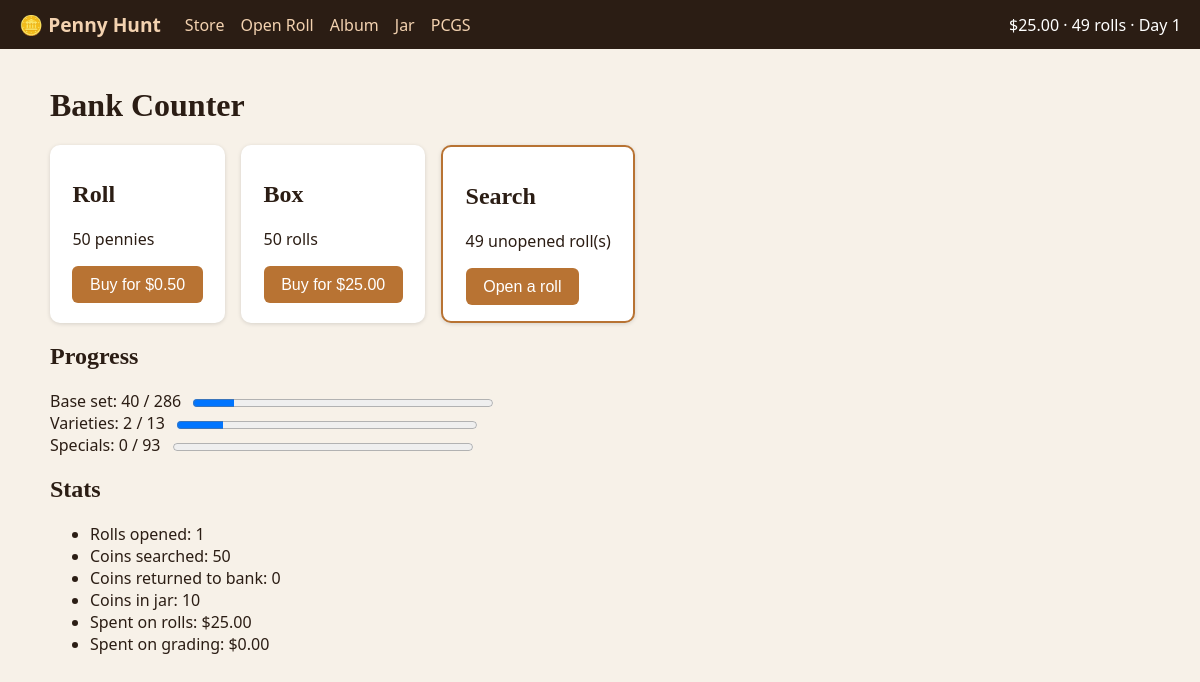
The page / on the database its author committed.
### tables this page shows
CREATE TABLE state (
    id                 INTEGER PRIMARY KEY CHECK (id = 1),
    balance_cents      INTEGER NOT NULL,
    unopened_rolls     INTEGER NOT NULL DEFAULT 0,
    business_day       INTEGER NOT NULL DEFAULT 0,   -- game clock for PCGS turnaround
    rolls_opened       INTEGER NOT NULL DEFAULT 0,
    coins_searched     INTEGER NOT NULL DEFAULT 0,
    coins_returned     INTEGER NOT NULL DEFAULT 0,
    total_spent_cents  INTEGER NOT NULL DEFAULT 0,
    grading_fees_cents INTEGER NOT NULL DEFAULT 0
);

### app.py (the view)
@app.get("/")
def home():
    slots = db.compute_slots(db.kept_coins())
    stats = {
        "base_have": sum(1 for b in CATALOG.base if b["key"] in slots),
        "base_total": len(CATALOG.base),
        "var_have": sum(1 for v in CATALOG.varieties if v["key"] in slots),
        "var_total": len(CATALOG.varieties),
        "spec_have": sum(1 for s in CATALOG.specials if s["key"] in slots),
        "spec_total": len(CATALOG.specials),
        "jar": len(db.jar_coins()),
    }
    return render_template("home.html", stats=stats)

### app.py (called while the page is built)
def money(cents):
    return f"${cents / 100:,.2f}"

@app.context_processor
def inject_globals():
    return {"state": db.get_state(), "cfg": config, "pending_count": len(db.pending_coins())}

### db.py (called while the page is built)
def get_db():
    if "db" not in g:
        g.db = sqlite3.connect(DB_PATH)
        g.db.row_factory = sqlite3.Row
    return g.db

def _dicts(rows):
    return [dict(r) for r in rows]

def get_state():
    return dict(get_db().execute("SELECT * FROM state WHERE id = 1").fetchone())

def pending_coins():
    return _dicts(get_db().execute("SELECT * FROM coins WHERE status='pending' ORDER BY id"))

def kept_coins():
    return _dicts(get_db().execute("SELECT * FROM coins WHERE status='kept' ORDER BY id"))

def best_sort_key(coin):
    grade = coin["official_grade"] if coin["official_grade"] is not None else coin["est_grade"]
    return (grade, 1 if coin["official_grade"] is not None else 0, -coin["id"])

def compute_slots(coins):
    slots = {}
    for c in coins:
        for slot in (c["catalog_key"], c["variety_key"]):
            if slot and (slot not in slots or best_sort_key(c) > best_sort_key(slots[slot])):
                slots[slot] = c
    return slots

def jar_coins():
    return _dicts(get_db().execute(
        "SELECT * FROM coins WHERE status='kept' AND in_book=0 ORDER BY catalog_key, id"))

### templates/home.html
{% extends "base.html" %}
{% block content %}
<h1>Bank Counter</h1>
<section class="cards">
  <div class="card">
    <h2>Roll</h2>
    <p>{{ cfg.ROLL_SIZE }} pennies</p>
    <form method="post" action="{{ url_for('buy', item='roll') }}">
      <button>Buy for {{ cfg.ROLL_PRICE_CENTS | money }}</button>
    </form>
  </div>
  <div class="card">
    <h2>Box</h2>
    <p>{{ cfg.BOX_ROLLS }} rolls</p>
    <form method="post" action="{{ url_for('buy', item='box') }}">
      <button>Buy for {{ cfg.BOX_PRICE_CENTS | money }}</button>
    </form>
  </div>
  <div class="card highlight">
    <h2>Search</h2>
    <p>{{ state.unopened_rolls }} unopened roll(s)</p>
    <form method="post" action="{{ url_for('open_roll') }}">
      <button {% if not state.unopened_rolls and not pending_count %}disabled{% endif %}>
        {% if pending_count %}Continue current roll{% else %}Open a roll{% endif %}
      </button>
    </form>
  </div>
</section>
<h2>Progress</h2>
<div class="stat">Base set: {{ stats.base_have }} / {{ stats.base_total }}
  <progress value="{{ stats.base_have }}" max="{{ stats.base_total }}"></progress></div>
<div class="stat">Varieties: {{ stats.var_have }} / {{ stats.var_total }}
  <progress value="{{ stats.var_have }}" max="{{ stats.var_total }}"></progress></div>
<div class="stat">Specials: {{ stats.spec_have }} / {{ stats.spec_total }}
  <progress value="{{ stats.spec_have }}" max="{{ stats.spec_total }}"></progress></div>
<h2>Stats</h2>
<ul class="stats">
  <li>Rolls opened: {{ state.rolls_opened }}</li>
  <li>Coins searched: {{ state.coins_searched }}</li>
  <li>Coins returned to bank: {{ state.coins_returned }}</li>
  <li>Coins in jar: {{ stats.jar }}</li>
  <li>Spent on rolls: {{ state.total_spent_cents | money }}</li>
  <li>Spent on grading: {{ state.grading_fees_cents | money }}</li>
</ul>
{% endblock %}

### templates/base.html (shortened to what this page needs)
<!doctype html>
<html lang="en">
<head>
  <link rel="stylesheet" href="{{ url_for('static', filename='style.css') }}">
</head>
<body>
  <header class="topbar">
    <a class="logo" href="{{ url_for('home') }}">🪙 Penny Hunt</a>
    <nav>
      <a href="{{ url_for('home') }}">Store</a>
      <a href="{{ url_for('open_page') }}">Open Roll{% if pending_count %} ({{ pending_count }}){% endif %}</a>
      <a href="{{ url_for('album') }}">Album</a>
      <a href="{{ url_for('jar') }}">Jar</a>
      <a href="{{ url_for('grading_page') }}">PCGS</a>
    </nav>
    <div class="wallet">
      <span id="balance">{{ state.balance_cents | money }}</span>
      · {{ state.unopened_rolls }} rolls · Day {{ state.business_day }}
    </div>
  </header>
  <main>
    {% block content %}{% endblock %}
  </main>
</body>
</html>

### static/style.css (style rules this page uses)
:root { --copper: #b87333; --dark: #2b1d14; --paper: #f7f1e8; --album: #1f3a2e; }
body { margin: 0; font-family: system-ui, sans-serif; background: var(--paper); color: var(--dark); }
main { max-width: 1100px; margin: 0 auto; padding: 1rem; }
h1, h2 { font-family: Georgia, serif; }
.topbar { display: flex; align-items: center; gap: 1.5rem; padding: .7rem 1.2rem; background: var(--dark); color: #fff; flex-wrap: wrap; }
.topbar a { color: #f3d2b0; text-decoration: none; }
.topbar nav { display: flex; gap: 1rem; }
.logo { font-weight: bold; font-size: 1.2rem; }
.wallet { margin-left: auto; }
button { background: var(--copper); color: #fff; border: 0; border-radius: 6px; padding: .6rem 1.1rem; font-size: 1rem; cursor: pointer; }
.cards { display: flex; gap: 1rem; flex-wrap: wrap; }
.card { background: #fff; padding: 1rem 1.4rem; border-radius: 10px; box-shadow: 0 1px 4px #0002; }
.card.highlight { border: 2px solid var(--copper); }
.stat progress { width: 300px; vertical-align: middle; margin-left: .5rem; }

### rows shown on the page
state: balance_cents "$25.00", unopened_rolls "49", business_day "1", rolls_opened "1", coins_searched "50", coins_returned "0", total_spent_cents "$25.00", grading_fees_cents "$0.00"

### other values the page prints
{{ cfg.ROLL_SIZE }} "50"
{{ cfg.ROLL_PRICE_CENTS | money }} "$0.50"
{{ cfg.BOX_ROLLS }} "50"
{{ cfg.BOX_PRICE_CENTS | money }} "$25.00"
{{ stats.base_have }} "40"
{{ stats.base_total }} "286"
{{ stats.var_have }} "2"
{{ stats.var_total }} "13"
{{ stats.spec_have }} "0"
{{ stats.spec_total }} "93"
{{ stats.jar }} "10"
